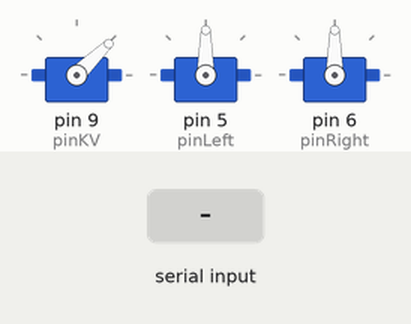
A sketch run on a simulated Arduino Uno, built with avr-gcc and run on an emulated ATmega328P. On the bench: 3 × servo. The inputs (shaded band) are chosen by the test bench.

Above: at 4.2 s.
4.3 s: "<90,45,200>" received over Serial
At 5.1 s:
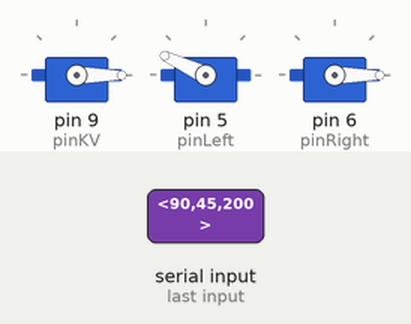
5.8 s: "<30,150,10>" received over Serial
At 6.2 s:
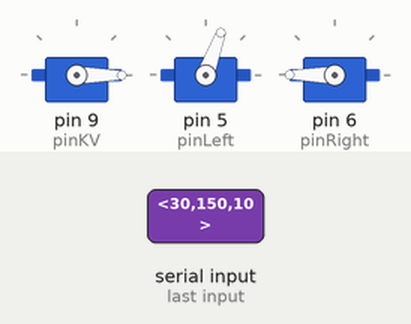
7.3 s: "<1,90,45>" received over Serial
At 8.5 s:
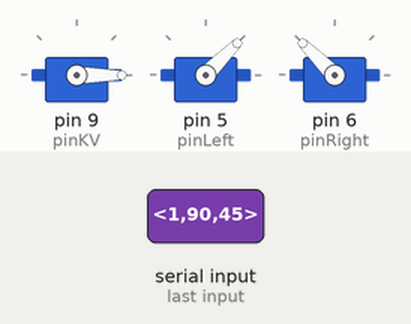
Timing chart, 0 to 10.3 s (numbered marks = the images above; inputs shaded):
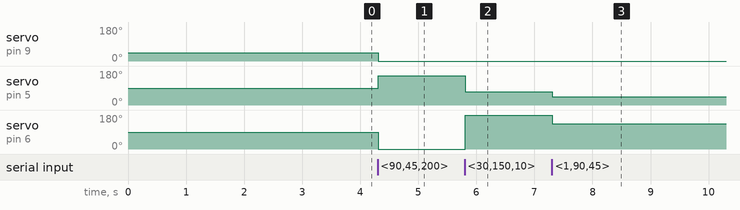

The sketch:

RC_Airplane_Reciever.ino
```cpp
#include <Servo.h>

// Using Hardware Serial (Pins 0 and 1)

Servo kvMotor;
Servo leftServo;
Servo rightServo;

const int pinKV = 9;    // ESC Signal Pin
const int pinLeft = 5;  // Left Wing Servo
const int pinRight = 6; // Right Wing Servo

// Variables for Data Parsing
String incomingData = "";
bool startDetected = false;
bool dataComplete = false;

// Variables for Anti-Jitter Filter
int oldLeftAngle = 90;
int oldRightAngle = 90;

void setup() {
  // Initialize Serial at 9600 baud
  Serial.begin(9600);

  kvMotor.attach(pinKV);
  leftServo.attach(pinLeft);
  rightServo.attach(pinRight);

  // ESC INITIALIZATION (Safety Boot)
  kvMotor.writeMicroseconds(1000);
  delay(3000); // Wait 3 seconds for ESC to arm
}

void loop() {
  // Check Serial Buffer
  while (Serial.available() > 0) {
    char c = Serial.read();

    if (c == '<') {
      startDetected = true;
      incomingData = "";
    }
    else if (c == '>') {
      startDetected = false;
      dataComplete = true;
    }
    else if (startDetected) {
      incomingData += c;
    }
  }

  // Process Completed Packet
  if (dataComplete) {
    int v1 = incomingData.indexOf(',');
    int v2 = incomingData.indexOf(',', v1 + 1);

    if (v1 > 0 && v2 > 0) {
      int throttle = incomingData.substring(0, v1).toInt();
      int pitch = incomingData.substring(v1 + 1, v2).toInt();
      int roll = incomingData.substring(v2 + 1).toInt();

      // 1. Control Brushless Motor
      kvMotor.writeMicroseconds(throttle);

      // 2. Elevon Mixing Algorithm
      int p = pitch - 90; // Pitch Deviation
      int r = roll - 90;  // Roll Deviation

      int targetLeft = 90 + p + r;
      int targetRight = 90 + p - r;

      // Constrain within physical limits
      targetLeft = constrain(targetLeft, 0, 180);
      targetRight = constrain(targetRight, 0, 180);

      // 3. Anti-Jitter Filter (Threshold: 2 degrees)
      if (abs(targetLeft - oldLeftAngle) > 2) {
        leftServo.write(targetLeft);
        oldLeftAngle = targetLeft;
      }
      if (abs(targetRight - oldRightAngle) > 2) {
        rightServo.write(targetRight);
        oldRightAngle = targetRight;
      }
    }
    dataComplete = false;
    incomingData = "";
  }
}
```

Measured:
- after the input at 4.3 s, servo on pin 9 (pinKV): 44° → 0° at once; servo on pin 5 (pinLeft): 90° → 155° at once; servo on pin 6 (pinRight): 90° → 0° at once
- after the input at 5.8 s, servo on pin 5 (pinLeft): 155° → 70° at once; servo on pin 6 (pinRight): 0° → 180° at once
- after the input at 7.3 s, servo on pin 5 (pinLeft): 70° → 45° at once; servo on pin 6 (pinRight): 180° → 135° at once
